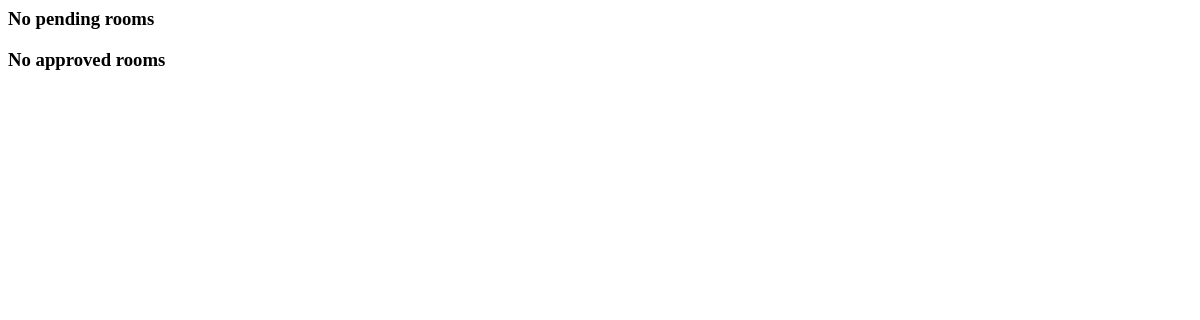
The page /rooms/added-rooms/ (signed in) on the database as committed earlier.
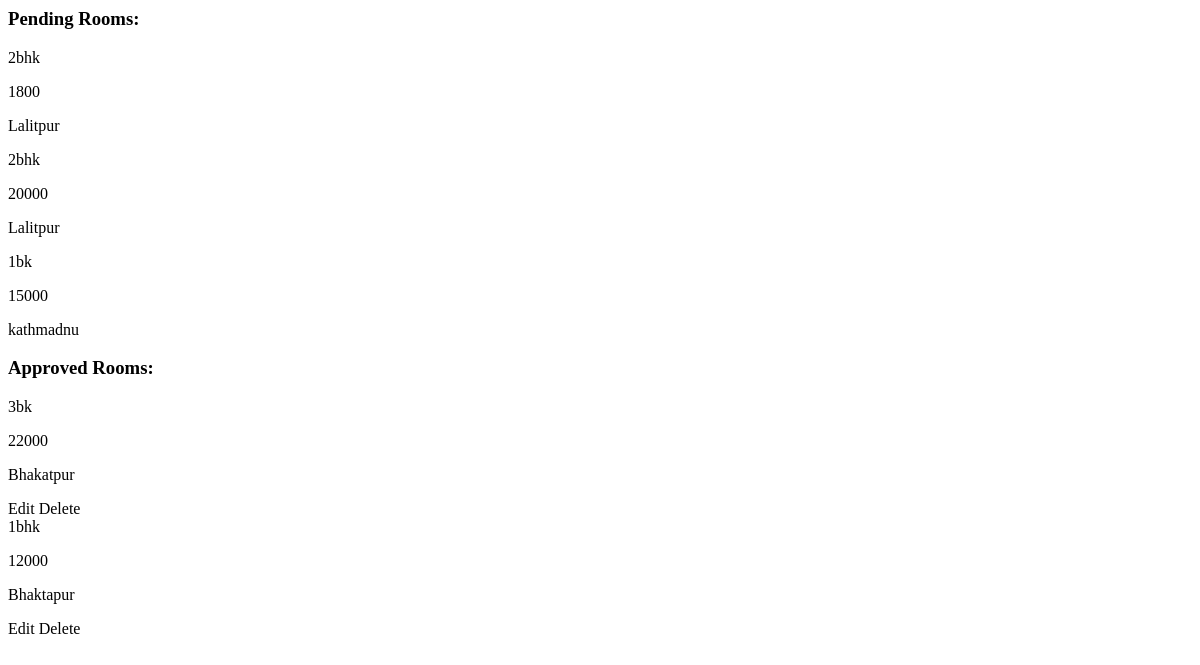
The same page on the database as committed later.
### accounts/models.py (models this page shows)
class Rooms(models.Model):
    owner=models.ForeignKey(CustomUser,on_delete=models.CASCADE,related_name='owned_rooms')
    room_type=models.CharField(max_length=4)
    city=models.CharField(max_length=15)
    full_address=models.CharField(max_length=50)
    rent=models.IntegerField()
    is_approved=models.BooleanField(default=False)
    facilities=models.TextField()
    is_booked=models.BooleanField(default=False,blank=False,null=True)
    booked_by=models.ForeignKey(CustomUser,on_delete=models.CASCADE,related_name='booked_rooms',default=None,blank=True,null=True)

### rooms/views.py (the view)
# urls.py: path('added-rooms/',Added_Room,name='Added_room'),
def Added_Room(request):
   rooms=Rooms.objects.filter(owner=request.user)
   pending_rooms=rooms.filter(is_approved=False)
   approved_rooms=rooms.filter(is_approved=True)
   context={}
   if pending_rooms.exists():
        context['pending']=pending_rooms
   if approved_rooms.exists():
        context['approved']=approved_rooms
   return render(request,'rooms/added_rooms.html',context)

### rooms/templates/rooms/added_rooms.html
<div id ="added-rooms-container">
	<div id="pending-rooms-container">
		<div class="row">
			{% if pending %}
			<h3>Pending Rooms:</h3>
			{% for room in pending%}
			<div class="col">
				<div class="card">
					<div class="card-body">
						<span class="card-title">{{room.room_type}}</span>
						<span class="card-text">
							<p>{{room.rent}}</p>
							<p>{{room.city}}</p>
						</span>
					</div>
				</div>
			</div>
			{% endfor %}
			{% else %}
			<h3>No pending rooms</h3>
			{% endif %}
		</div>
	</div>
	<div id="approved-rooms-container">
		<div class="row">
			{% if approved %}
			<h3>Approved Rooms:</h3>
			{% for room in approved %}
			<div class="col">
				<div class="card">
					<div class="card-body">
						<span class="card-title">{{room.room_type}}</span>
						<span class="card-text">
							<p>{{room.rent}}</p>
							<p>{{room.city}}</p>
						</span>
						<span>Edit</span>
						<span>Delete</span>
					</div>
				</div>
			</div>
			{% endfor %}
			{% else %}
			<h3>No approved rooms</h3>
			{% endif %}
		</div>
	</div>
</div>

Rows that differ between the two databases and show on the page:
added Rooms: room_type "2bhk", rent "1800", city "Lalitpur", shown under "Pending Rooms:"
added Rooms: room_type "2bhk", rent "20000", city "Lalitpur", shown under "Pending Rooms:"
added Rooms: room_type "1bk", rent "15000", city "kathmadnu", shown under "Pending Rooms:"
added Rooms: room_type "3bk", rent "22000", city "Bhakatpur", shown under "Approved Rooms:"
added Rooms: room_type "1bhk", rent "12000", city "Bhaktapur", shown under "Approved Rooms:"
Other text that changed with them:
text no longer shown: "No pending rooms No approved rooms"
text now shown: "Pending Rooms: Approved Rooms:"
